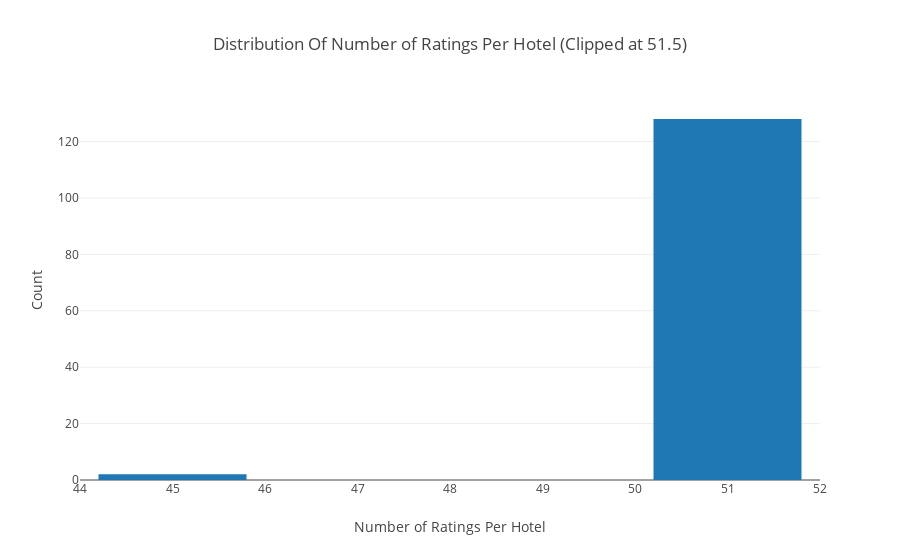

The cell this chart's notebook holds for it:
### Markdown cell above
# Ratings Distribution By Hotel

### Code cell
# Number of ratings per book
data = df.groupby('Hotelid')['OverallRating'].count().clip(upper=50)

# Create trace
trace = go.Histogram(x = data.values,
                     name = 'Ratings',
                     xbins = dict(start = 0,
                                  end = 51.5,
                                  size = 2))
# Create layout
layout = go.Layout(title = 'Distribution Of Number of Ratings Per Hotel (Clipped at 51.5)',
                   xaxis = dict(title = 'Number of Ratings Per Hotel'),
                   yaxis = dict(title = 'Count'),
                   bargap = 0.2)

# Create plot
fig = go.Figure(data=[trace], layout=layout)
iplot(fig)

### Figure 1 — Plotly figure (JSON) as saved in the notebook; plotly's stock layout.template omitted (floating-point values rounded to 4 significant figures; data arrays with more than 128 entries replaced by an {"elided": "..."} marker saying what was removed)
{"data": [{"name": "Ratings", "type": "histogram", "uid": "d80c6d92-46a5-4748-997d-7706df610350", "x": {"elided": "130 int values"}, "xbins": {"end": 51.5, "size": 2, "start": 0}}], "layout": {"bargap": 0.2, "title": {"text": "Distribution Of Number of Ratings Per Hotel (Clipped at 51.5)"}, "xaxis": {"title": {"text": "Number of Ratings Per Hotel"}}, "yaxis": {"title": {"text": "Count"}}}}
